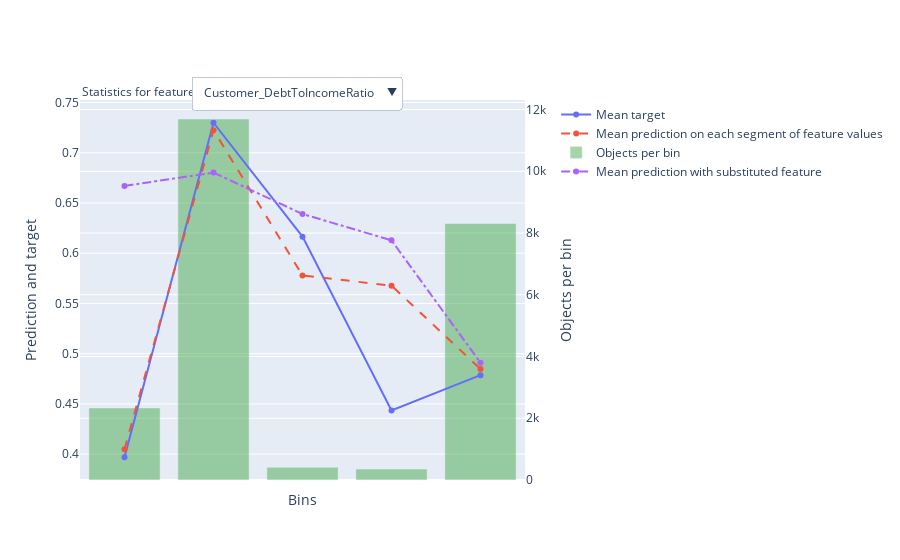

Here is the notebook cell this chart was saved with:
### Markdown cell above
## Individual Feature Analysis

### Code cell
feature = 'Customer_DebtToIncomeRatio'
res = cbc_1.calc_feature_statistics(X_train, y_train, feature, plot=True)

### Figure 1 — Plotly figure (JSON) as saved in the notebook; plotly's stock layout.template omitted (floating-point values rounded to 4 significant figures)
{"data": [{"mode": "lines+markers", "name": "Mean target", "type": "scatter", "xaxis": "x", "y": [0.3969, 0.7299, 0.6165, 0.4435, 0.4786], "yaxis": "y"}, {"line": {"dash": "dash"}, "mode": "lines+markers", "name": "Mean prediction on each segment of feature values", "type": "scatter", "xaxis": "x", "y": [0.4049, 0.7225, 0.5778, 0.5677, 0.4847], "yaxis": "y"}, {"marker": {"color": "rgba(30, 150, 30, 0.4)"}, "name": "Objects per bin", "type": "bar", "width": 0.8, "xaxis": "x", "y": [2333, 11694, 412, 354, 8311], "yaxis": "y2"}, {"line": {"dash": "dashdot"}, "mode": "lines+markers", "name": "Mean prediction with substituted feature", "type": "scatter", "xaxis": "x", "y": [0.667, 0.6802, 0.6391, 0.6128, 0.491], "yaxis": "y"}], "layout": {"annotations": [{"align": "left", "showarrow": false, "text": "Statistics for feature", "x": 0, "xref": "paper", "y": 1.05, "yref": "paper"}], "legend": {"bgcolor": "rgba(0,0,0,0)", "x": 1.07}, "updatemenus": [{"buttons": [{"args": [{"y": [[0.3969, 0.7299, 0.6165, 0.4435, 0.4786], [0.4049, 0.7225, 0.5778, 0.5677, 0.4847], [2333, 11694, 412, 354, 8311], [0.667, 0.6802, 0.6391, 0.6128, 0.491]]}, {"xaxis": {"showticklabels": false, "tickmode": "array", "ticktext": ["(-inf, 0.5000]", "(0.5000, 28.5000]", "(28.5000, 29.5000]", "(29.5000, 30.5000]", "(30.5000, +inf)"], "tickvals": [0, 1, 2, 3, 4], "title": {"text": "Bins"}}}], "label": "Customer_DebtToIncomeRatio", "method": "update"}], "direction": "down", "pad": {"r": 10, "t": 10}, "showactive": true, "x": 0.25, "xanchor": "left", "y": 1.09, "yanchor": "top"}], "xaxis": {"showticklabels": false, "tickmode": "array", "ticktext": ["(-inf, 0.5000]", "(0.5000, 28.5000]", "(28.5000, 29.5000]", "(29.5000, 30.5000]", "(30.5000, +inf)"], "tickvals": [0, 1, 2, 3, 4], "title": {"text": "Bins"}}, "yaxis": {"overlaying": "y2", "side": "left", "title": {"text": "Prediction and target"}}, "yaxis2": {"position": 1, "side": "right", "title": {"text": "Objects per bin"}}}}
